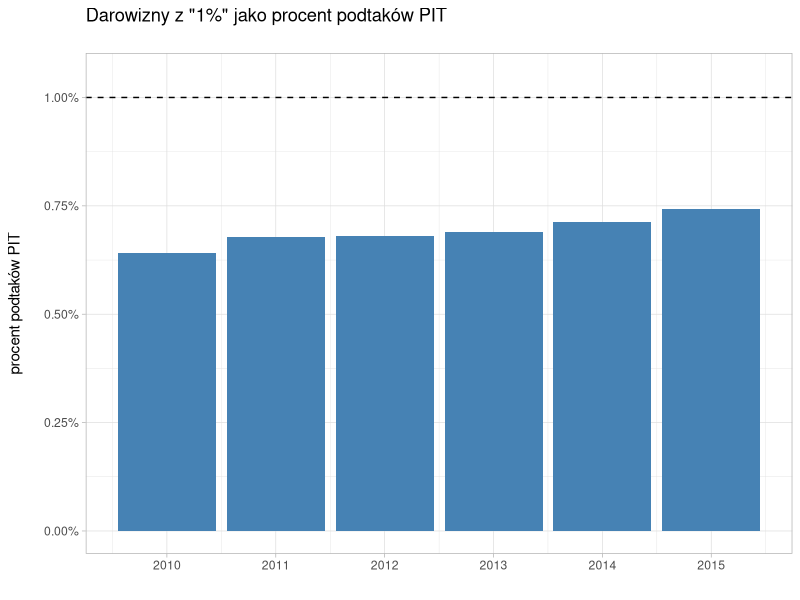

R code for this plot:

dat <- read.csv(textConnection("
id_date,cnt_opp,prev_cnt_opp,cnt_opp_diff_pct,sum_opp,pit_total,opp_pct_pit
2010,6533,,,400241359.84000,62487000000,0.00640519403779986237
2011,6859,6533,0.04990050512781264350,457315813.63000,67505115000,0.00677453573155160168
2012,7110,6859,0.03659425572240851436,480042179.27000,70621939000,0.00679735201365683262
2013,7423,7110,0.04402250351617440225,508768925.11000,73751310000,0.00689843916141964122
2014,7888,7423,0.06264313619830257308,557563428.71000,78127386000,0.00713659393020009654
2015,8108,7888,0.02789046653144016227,617521600.64000,83140145000,0.00742747803290456133
"), header =T)

dat$id_dat <- factor(dat$id_date)

require(ggplot2)
Sys.setlocale("LC_MESSAGES", 'pl_PL.UTF-8')

ggplot(dat, aes(x = id_date, y = opp_pct_pit)) + geom_bar(stat = "identity", fill = "#4682b4") +
  scale_y_continuous("procent podtak\uf3w PIT\n", limits = c(0, 0.0105), labels = scales::percent) +
  scale_x_continuous("", breaks = unique(dat$id_date)) +
  geom_hline(yintercept = 0.01, linetype = 'dashed') + 
  ggtitle('Darowizny z "1%" jako procent podtak\uf3w PIT\n') + 
  theme_light()
  
  

